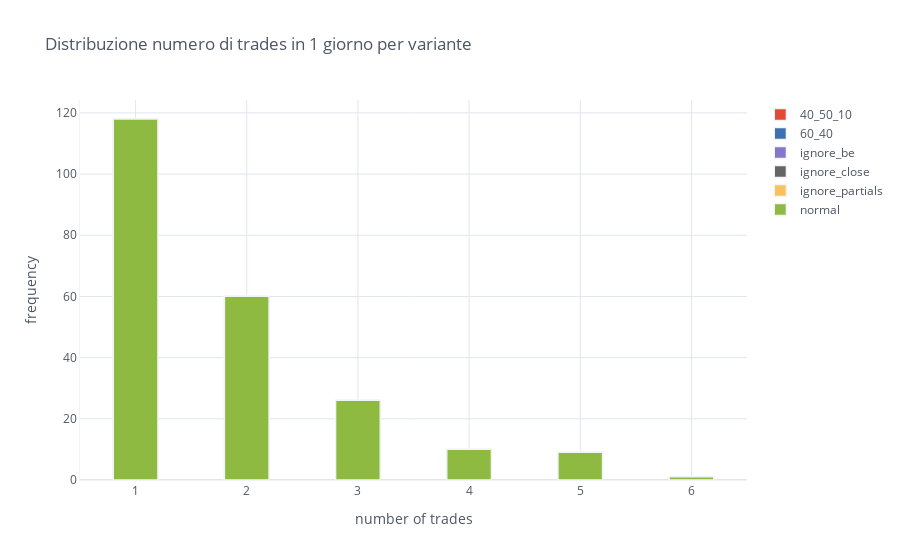

The notebook cell this image was saved under:
### Code cell
df = get_attr_multi(multi, 'result').groupby(pd.Grouper(freq='D')).count()
df.loc[(df!=0).any(axis=1)].iplot(kind='hist', title='Distribuzione numero di trades in 1 giorno per variante', 
    xTitle='number of trades', yTitle='frequency', opacity=1, bargroupgap=0.6, linecolor='#F2F3F5')

### Figure 1 — Plotly figure (JSON) as saved in the notebook; plotly's stock layout.template omitted (floating-point values rounded to 4 significant figures; data arrays with more than 128 entries replaced by an {"elided": "..."} marker saying what was removed)
{"data": [{"histfunc": "count", "histnorm": "", "marker": {"color": "rgba(226, 74, 51, 1.0)", "line": {"color": "#F2F3F5", "width": 1.3}}, "name": "40_50_10", "opacity": 1, "orientation": "v", "type": "histogram", "x": {"elided": "224 int values"}}, {"histfunc": "count", "histnorm": "", "marker": {"color": "rgba(62, 111, 176, 1.0)", "line": {"color": "#F2F3F5", "width": 1.3}}, "name": "60_40", "opacity": 1, "orientation": "v", "type": "histogram", "x": {"elided": "224 int values"}}, {"histfunc": "count", "histnorm": "", "marker": {"color": "rgba(132, 118, 202, 1.0)", "line": {"color": "#F2F3F5", "width": 1.3}}, "name": "ignore_be", "opacity": 1, "orientation": "v", "type": "histogram", "x": {"elided": "224 int values"}}, {"histfunc": "count", "histnorm": "", "marker": {"color": "rgba(101, 101, 101, 1.0)", "line": {"color": "#F2F3F5", "width": 1.3}}, "name": "ignore_close", "opacity": 1, "orientation": "v", "type": "histogram", "x": {"elided": "224 int values"}}, {"histfunc": "count", "histnorm": "", "marker": {"color": "rgba(251, 193, 94, 1.0)", "line": {"color": "#F2F3F5", "width": 1.3}}, "name": "ignore_partials", "opacity": 1, "orientation": "v", "type": "histogram", "x": {"elided": "224 int values"}}, {"histfunc": "count", "histnorm": "", "marker": {"color": "rgba(142, 186, 66, 1.0)", "line": {"color": "#F2F3F5", "width": 1.3}}, "name": "normal", "opacity": 1, "orientation": "v", "type": "histogram", "x": {"elided": "224 int values"}}], "layout": {"bargroupgap": 0.6, "barmode": "overlay", "legend": {"bgcolor": "#FFFFFF", "font": {"color": "#4D5663"}}, "paper_bgcolor": "#FFFFFF", "plot_bgcolor": "#FFFFFF", "title": {"font": {"color": "#4D5663"}, "text": "Distribuzione numero di trades in 1 giorno per variante"}, "xaxis": {"gridcolor": "#E1E5ED", "linecolor": "#F2F3F5", "showgrid": true, "tickfont": {"color": "#4D5663"}, "title": {"font": {"color": "#4D5663"}, "text": "number of trades"}, "zerolinecolor": "#E1E5ED"}, "yaxis": {"gridcolor": "#E1E5ED", "linecolor": "#F2F3F5", "showgrid": true, "tickfont": {"color": "#4D5663"}, "title": {"font": {"color": "#4D5663"}, "text": "frequency"}, "zerolinecolor": "#E1E5ED"}}}
